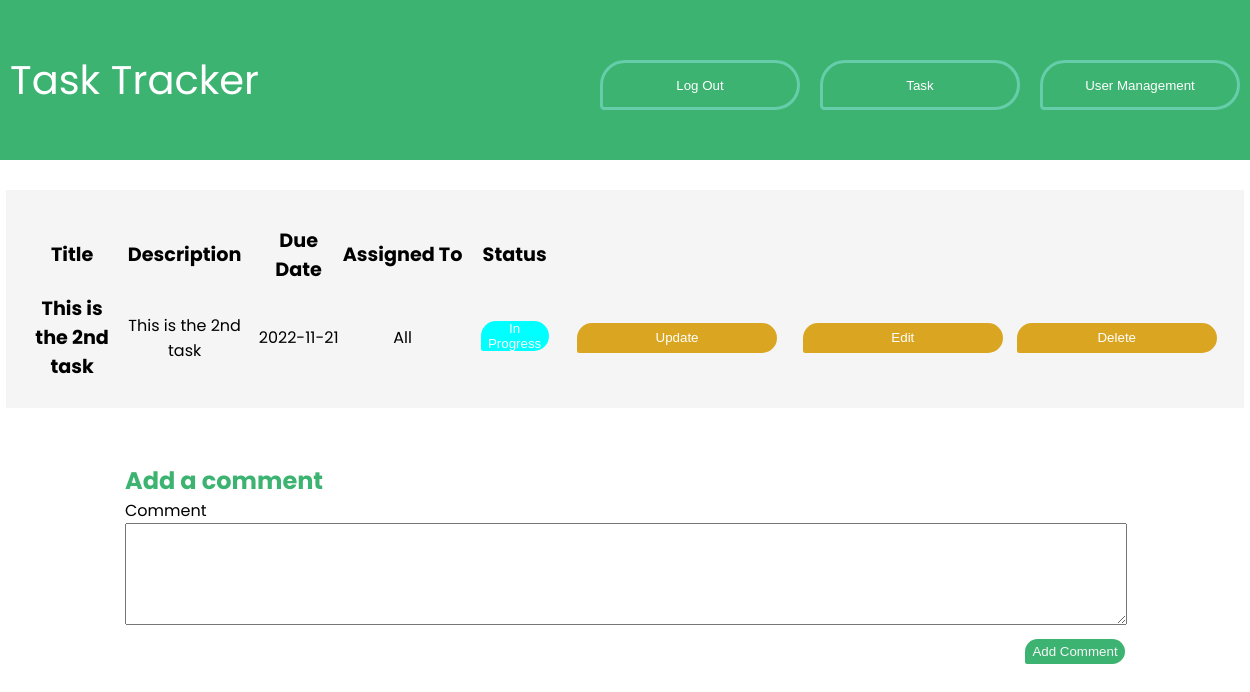
/viewTask/2 (signed in), run on an earlier commit of the app's database.
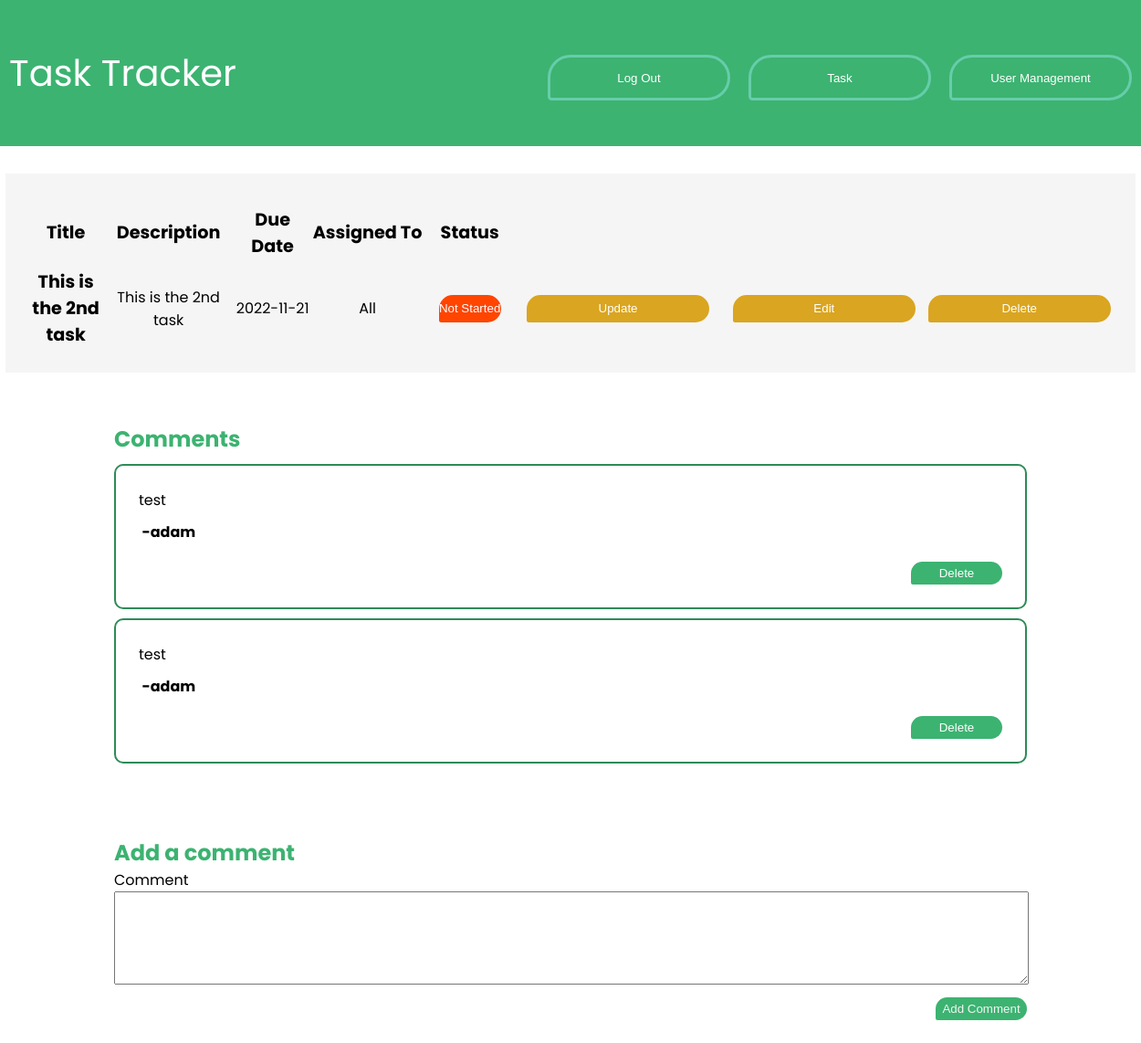
And on a later commit of the database.
### models.py (models this page shows, shortened)
class Comment(db.Model):
    id = db.Column(db.Integer, primary_key=True)
    content = db.Column(db.VARCHAR, nullable=False)
    todo_id = db.Column(db.Integer, db.ForeignKey("todo.id"), nullable=False)
    user_id = db.Column(db.Integer, db.ForeignKey("user.id"), nullable=False)

class User(db.Model):
    id = db.Column(db.Integer, primary_key=True)
    name = db.Column(db.String(4150))
    email = db.Column(db.String(4150), unique=True)
    username = db.Column(db.String(100), unique=True)
    password = db.Column(db.String(100))
    access = db.Column(db.Boolean)  # True if admin, False otherwise
    pinnedTask = db.Column(db.String(4150))

### app.py (the view)
@app.route('/viewTask/<int:task_id>')
def view_task(task_id):
    global user
    user_list = User.query.all()
    if user == User:
        return redirect(url_for('login'))
    else:
        form = CommentForm()
        return render_template('viewTask.html', user=user, user_list=user_list,
                               todo=Todo.query.filter_by(id=task_id).first(), form=form)

### forms.py
class CommentForm(FlaskForm):
    class Meta:
        csrf = False
    comment = TextAreaField(validators=[Length(min=1)])
    submit = SubmitField('Add Comment')

### templates/viewTask.html (shortened to what this page needs)
<!DOCTYPE html>
<html lang="en">
<head>
    <link rel="stylesheet" href="../static/main.css">
</head>
<body>
<div class="index-wrapper">
    <a class="index-header" href="/">
        Task Tracker
    </a>
    <div class="top-contain">
        <a href="/logout">
            <button class="top-bar">Log Out</button>
        </a>
        <a href="/task">
            <button class="top-bar">Task</button>
        </a>
        <a href="/ViewUsers">
            <button class="top-bar">User Management</button>
        </a>
    </div>
</div>
<div id="todo" class="todo">
    <table>
        <thead>
        <th>Title</th>
        <th>Description</th>
        <th>Due Date</th>
        <th>Assigned To</th>
        <th>Status</th>
        <th></th>
        <th></th>
        </thead>
        <tbody>
        <tr>
            <td class="title">{{ todo.title }}</td>
            <td>{{ todo.description }}</td>
            <td>{{ todo.due }}</td>
            <td>{{ todo.assigned }}</td>
            <td>{% if todo.complete == 0 %}
                <button class="notStarted">Not Started</button>
            {% elif todo.complete == 1 %}
                <button class="inProgress">In Progress</button>
            {% else %}
                <button class="complete">Complete</button>
            {% endif %}</td>
            <td><a href="/update/{{ todo.id }}">
                <button class="task-button">Update</button>
            </a></td>
            {% if todo.createdBy == user.id or user.access == 1 %}
                <td><a href="/editTask/{{ todo.id }}">
                    <button class="task-button">Edit</button>
                </a></td>
                <td><a href="/delete/{{ todo.id }}">
                    <button class="task-button">Delete</button>
                </a></td>
            {% endif %}</tr>
        </tbody>
    </table>
</div>
{% if todo.comments %}
    {% if todo.comments|length > 0 %}
        <div class="comment-container"> <h2>Comments</h2>
        <div>
            {% for comment in todo.comments %}
                {% for commentUser in user_list %}
                    {% if commentUser.id==comment.user_id %}
                        <div class="comment-card">
                            <div>{{ comment.content }} </div>
                            <div><b>&nbsp;-{{ commentUser.name }}</b></div>
                            {% if user.access==1 or comment.user_id==user.id or todo.createdBy==user.id %}
                                <a href="/deleteComment/{{ comment.id }}">
                                    <button>Delete</button>
                                </a>{% endif %}</div>
                    {% endif %}
                {% endfor %}
            {% endfor %}
        </div>
    {% endif %}
{% endif %}
</div>
<form action="{{ url_for('new_comment', task_id=todo.id) }}" method="post">
    <div class="submit-container">
        <h2>Add a comment</h2>
        <div>
            {{ form.comment.label }} <br/> {{ form.comment }}
        </div>
        {{ form.submit }}
    </div>
</form>
</body>
</html>

What changed in the data, as far as the page shows it:
changed Todo "This is the 2nd task": complete 1 → 0 (drawn)
added Comment: content "test"
added User: name "adam"
added Comment: content "test"
Also different on the page:
text no longer shown: "In Progress"
text now shown: "Not Started Comments"
